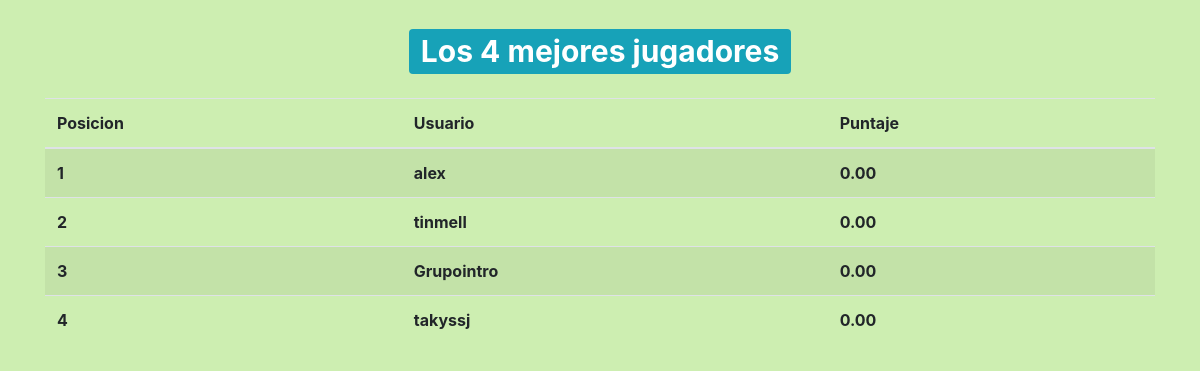
The app's page /tablero/, older data.
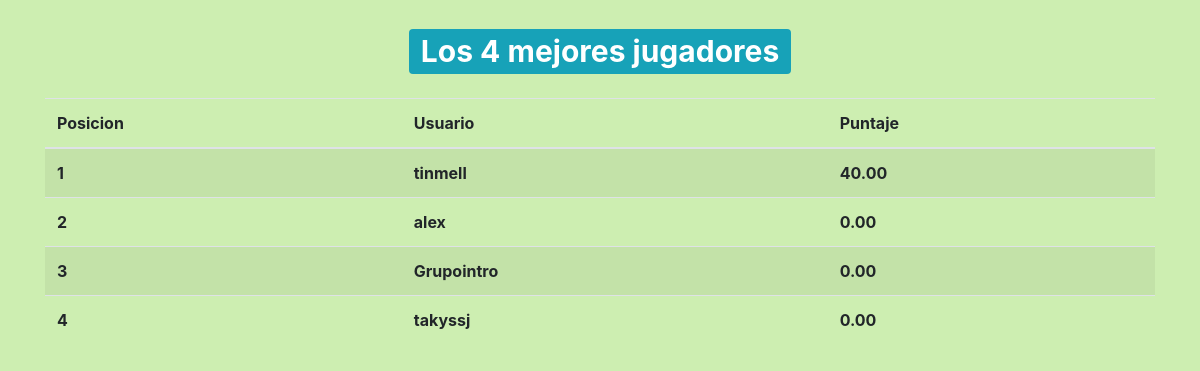
The same page, newer data.
### Quiz/models.py (models this page shows, shortened)
class QuizUsuario(models.Model):
	usuario = models.OneToOneField(User, on_delete=models.CASCADE)
	puntaje_total = models.DecimalField(verbose_name='Puntaje Total', default=0, decimal_places=2, max_digits=10)

### Quiz/views.py (the view)
# urls.py: path('tablero/', tablero, name='tablero'),
def tablero(request):
	total_usaurios_quiz = QuizUsuario.objects.order_by('-puntaje_total')[:10]
	contador = total_usaurios_quiz.count()
	context = {
		'usuario_quiz':total_usaurios_quiz,
		'contar_user':contador
	}
	return render(request, 'play/tablero.html', context)

### template/play/tablero.html
{% extends 'base.html' %}
{% block contenido %}
<div class="container">
	<h1 class="text-center my-4">
		<span class="badge badge-info">
			Los {{contar_user}} mejores jugadores
		</span>
	</h1>
	<table class="table table-striped table-bodered">
		<thead>
			<tr>
				<th>Posicion</th>
				<th>Usuario</th>
				<th>Puntaje</th>
			</tr>
		</thead>
		<tbody>
			{% for user_quiz in usuario_quiz %}
				<tr>
					<th>{{forloop.counter}}</th>
					<th>{{user_quiz.usuario.username}}</th>
					<th>{{user_quiz.puntaje_total}}</th>
				</tr>
			{% endfor %}
		</tbody>
	</table>
</div>
{% endblock %}

### template/base.html (shortened to what this page needs)
<!DOCTYPE html>
<html>
<head>
    <link rel="stylesheet" href="https://maxcdn.bootstrapcdn.com/bootstrap/4.0.0-beta.2/css/bootstrap.min.css">
    <link rel="stylesheet" href="https://maxcdn.bootstrapcdn.com/font-awesome/4.7.0/css/font-awesome.min.css">
    <link rel="stylesheet" href="https://maxcdn.bootstrapcdn.com/font-awesome/4.7.0/css/font-awesome.min.css">
</head>
<body>
	{% block contenido %}
	{% endblock %}
</body>
</html>
</html>

### template/base.html (style rules this page uses)
* { margin: 0; padding: 0; }
body { background: #cdeeb1; }

Row changes from the older to the newer data that the page shows:
changed QuizUsuario "tinmell": puntaje_total "0.00" → "40.00"; moves up the list
